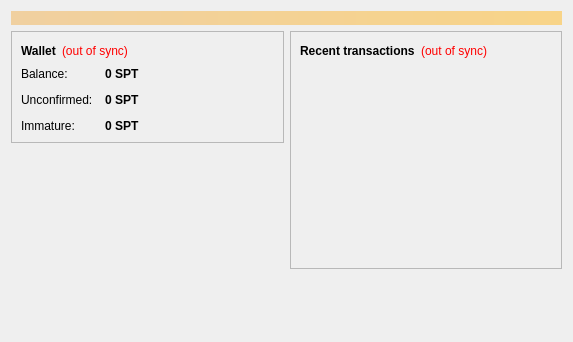
<?xml version="1.0" encoding="UTF-8"?>
<ui version="4.0">
 <class>OverviewPage</class>
 <widget class="QWidget" name="OverviewPage">
  <property name="geometry">
   <rect>
    <x>0</x>
    <y>0</y>
    <width>573</width>
    <height>342</height>
   </rect>
  </property>
  <property name="windowTitle">
   <string>Form</string>
  </property>
  <layout class="QVBoxLayout" name="topLayout">
   <item>
    <widget class="QLabel" name="labelAlerts">
     <property name="visible">
      <bool>false</bool>
     </property>
     <property name="styleSheet">
      <string notr="true">background-color: qlineargradient(x1: 0, y1: 0, x2: 1, y2: 0, stop:0 #F0D0A0, stop:1 #F8D488); color:#000000;</string>
     </property>
     <property name="wordWrap">
      <bool>true</bool>
     </property>
     <property name="margin">
      <number>3</number>
     </property>
    </widget>
   </item>
   <item>
    <layout class="QHBoxLayout" name="horizontalLayout" stretch="1,1">
     <item>
      <layout class="QVBoxLayout" name="verticalLayout_2">
       <item>
        <widget class="QFrame" name="frame">
         <property name="frameShape">
          <enum>QFrame::StyledPanel</enum>
         </property>
         <property name="frameShadow">
          <enum>QFrame::Raised</enum>
         </property>
         <layout class="QVBoxLayout" name="verticalLayout_4">
          <item>
           <layout class="QHBoxLayout" name="horizontalLayout_4">
            <item>
             <widget class="QLabel" name="label_5">
              <property name="font">
               <font>
                <weight>75</weight>
                <bold>true</bold>
               </font>
              </property>
              <property name="text">
               <string>Wallet</string>
              </property>
             </widget>
            </item>
            <item>
             <widget class="QLabel" name="labelWalletStatus">
              <property name="toolTip">
               <string>The displayed information may be out of date. Your wallet automatically synchronizes with the Spots2 network after a connection is established, but this process has not completed yet.</string>
              </property>
              <property name="styleSheet">
               <string notr="true">QLabel { color: red; }</string>
              </property>
              <property name="text">
               <string notr="true">(out of sync)</string>
              </property>
              <property name="alignment">
               <set>Qt::AlignLeading|Qt::AlignLeft|Qt::AlignVCenter</set>
              </property>
             </widget>
            </item>
            <item>
             <spacer name="horizontalSpacer_2">
              <property name="orientation">
               <enum>Qt::Horizontal</enum>
              </property>
              <property name="sizeHint" stdset="0">
               <size>
                <width>40</width>
                <height>20</height>
               </size>
              </property>
             </spacer>
            </item>
           </layout>
          </item>
          <item>
           <layout class="QFormLayout" name="formLayout_2">
            <property name="fieldGrowthPolicy">
             <enum>QFormLayout::AllNonFixedFieldsGrow</enum>
            </property>
            <property name="horizontalSpacing">
             <number>12</number>
            </property>
            <property name="verticalSpacing">
             <number>12</number>
            </property>
            <item row="0" column="0">
             <widget class="QLabel" name="label">
              <property name="text">
               <string>Balance:</string>
              </property>
             </widget>
            </item>
            <item row="0" column="1">
             <widget class="QLabel" name="labelBalance">
              <property name="font">
               <font>
                <weight>75</weight>
                <bold>true</bold>
               </font>
              </property>
              <property name="cursor">
               <cursorShape>IBeamCursor</cursorShape>
              </property>
              <property name="toolTip">
               <string>Your current balance</string>
              </property>
              <property name="text">
               <string notr="true">0 SPT</string>
              </property>
              <property name="textInteractionFlags">
               <set>Qt::LinksAccessibleByMouse|Qt::TextSelectableByKeyboard|Qt::TextSelectableByMouse</set>
              </property>
             </widget>
            </item>
            <item row="1" column="0">
             <widget class="QLabel" name="label_3">
              <property name="text">
               <string>Unconfirmed:</string>
              </property>
             </widget>
            </item>
            <item row="1" column="1">
             <widget class="QLabel" name="labelUnconfirmed">
              <property name="font">
               <font>
                <weight>75</weight>
                <bold>true</bold>
               </font>
              </property>
              <property name="cursor">
               <cursorShape>IBeamCursor</cursorShape>
              </property>
              <property name="toolTip">
               <string>Total of transactions that have yet to be confirmed, and do not yet count toward the current balance</string>
              </property>
              <property name="text">
               <string notr="true">0 SPT</string>
              </property>
              <property name="textInteractionFlags">
               <set>Qt::LinksAccessibleByMouse|Qt::TextSelectableByKeyboard|Qt::TextSelectableByMouse</set>
              </property>
             </widget>
            </item>
            <item row="2" column="0">
             <widget class="QLabel" name="labelImmatureText">
              <property name="text">
               <string>Immature:</string>
              </property>
             </widget>
            </item>
            <item row="2" column="1">
             <widget class="QLabel" name="labelImmature">
              <property name="font">
               <font>
                <weight>75</weight>
                <bold>true</bold>
               </font>
              </property>
              <property name="toolTip">
               <string>Mined balance that has not yet matured</string>
              </property>
              <property name="text">
               <string notr="true">0 SPT</string>
              </property>
              <property name="textInteractionFlags">
               <set>Qt::LinksAccessibleByMouse|Qt::TextSelectableByKeyboard|Qt::TextSelectableByMouse</set>
              </property>
             </widget>
            </item>
           </layout>
          </item>
         </layout>
        </widget>
       </item>
       <item>
        <spacer name="verticalSpacer">
         <property name="orientation">
          <enum>Qt::Vertical</enum>
         </property>
         <property name="sizeHint" stdset="0">
          <size>
           <width>20</width>
           <height>40</height>
          </size>
         </property>
        </spacer>
       </item>
      </layout>
     </item>
     <item>
      <layout class="QVBoxLayout" name="verticalLayout_3">
       <item>
        <widget class="QFrame" name="frame_2">
         <property name="frameShape">
          <enum>QFrame::StyledPanel</enum>
         </property>
         <property name="frameShadow">
          <enum>QFrame::Raised</enum>
         </property>
         <layout class="QVBoxLayout" name="verticalLayout">
          <item>
           <layout class="QHBoxLayout" name="horizontalLayout_2">
            <item>
             <widget class="QLabel" name="label_4">
              <property name="text">
               <string>&lt;b&gt;Recent transactions&lt;/b&gt;</string>
              </property>
             </widget>
            </item>
            <item>
             <widget class="QLabel" name="labelTransactionsStatus">
              <property name="toolTip">
               <string>The displayed information may be out of date. Your wallet automatically synchronizes with the Spots2 network after a connection is established, but this process has not completed yet.</string>
              </property>
              <property name="styleSheet">
               <string notr="true">QLabel { color: red; }</string>
              </property>
              <property name="text">
               <string notr="true">(out of sync)</string>
              </property>
              <property name="alignment">
               <set>Qt::AlignRight|Qt::AlignTrailing|Qt::AlignVCenter</set>
              </property>
             </widget>
            </item>
            <item>
             <spacer name="horizontalSpacer">
              <property name="orientation">
               <enum>Qt::Horizontal</enum>
              </property>
              <property name="sizeHint" stdset="0">
               <size>
                <width>40</width>
                <height>20</height>
               </size>
              </property>
             </spacer>
            </item>
           </layout>
          </item>
          <item>
           <widget class="QListView" name="listTransactions">
            <property name="styleSheet">
             <string notr="true">QListView { background: transparent; }</string>
            </property>
            <property name="frameShape">
             <enum>QFrame::NoFrame</enum>
            </property>
            <property name="verticalScrollBarPolicy">
             <enum>Qt::ScrollBarAlwaysOff</enum>
            </property>
            <property name="horizontalScrollBarPolicy">
             <enum>Qt::ScrollBarAlwaysOff</enum>
            </property>
            <property name="selectionMode">
             <enum>QAbstractItemView::NoSelection</enum>
            </property>
           </widget>
          </item>
         </layout>
        </widget>
       </item>
       <item>
        <spacer name="verticalSpacer_2">
         <property name="orientation">
          <enum>Qt::Vertical</enum>
         </property>
         <property name="sizeHint" stdset="0">
          <size>
           <width>20</width>
           <height>40</height>
          </size>
         </property>
        </spacer>
       </item>
      </layout>
     </item>
    </layout>
   </item>
  </layout>
 </widget>
 <resources/>
 <connections/>
</ui>
